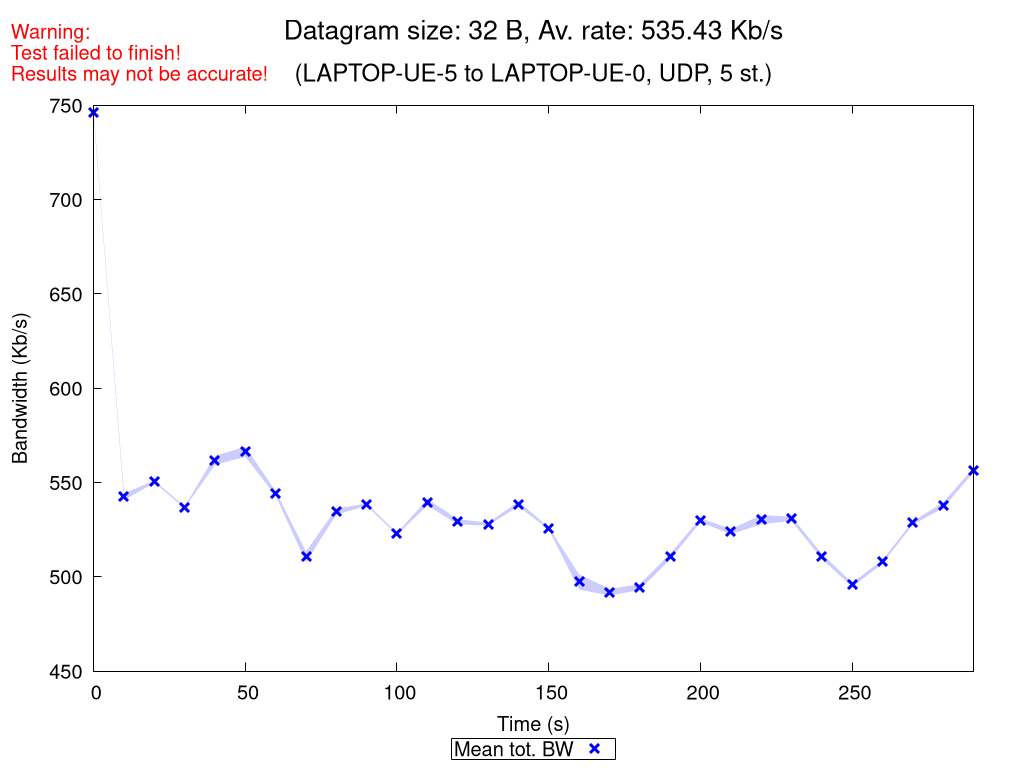

Reproduce this figure in gnuplot.
set terminal pngcairo nocrop enhanced size 1024,768 font "Verdana,15"
set output "UDP_5_st_2020_10_12_12-56-35_two2one_00032B.png"

set title "{/=20 Datagram size: 32 B, Av. rate: 535.43 Kb/s}\n\n{/=18 (LAPTOP-UE-5 to LAPTOP-UE-0, UDP, 5 st.)}"
set label "Warning:\nTest failed to finish!\nResults may not be accurate!" at screen 0.01, screen 0.96 tc rgb "red"

set xlabel "Time (s)"
set ylabel "Bandwidth (Kb/s)"
set ytics nomirror
set key bmargin center horizontal box samplen 1 width -1
set bmargin 4.6
set rmargin 4.5

rf = 1000.0  # rate factor
set style fill transparent solid 0.2 noborder
set autoscale xfix
plot "UDP_5_st_2020_10_12_12-56-35_two2one_00032B_iperf_processed.dat" using 1:($2/rf-$3/rf):($2/rf+$3/rf) with filledcurves lc rgb "blue" notitle, \
     "" using 1:($2/rf) with points pt 2 ps 1.5 lw 3 lc rgb "blue" title "Mean tot. BW", \
